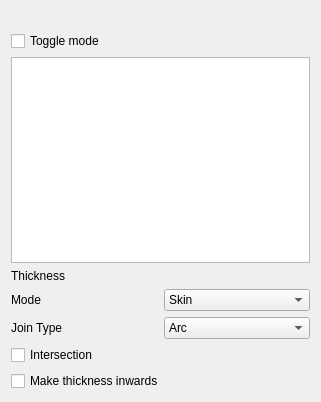
<?xml version="1.0" encoding="UTF-8"?>
<ui version="4.0">
 <class>PartDesignGui::TaskThicknessParameters</class>
 <widget class="QWidget" name="PartDesignGui::TaskThicknessParameters">
  <property name="geometry">
   <rect>
    <x>0</x>
    <y>0</y>
    <width>321</width>
    <height>402</height>
   </rect>
  </property>
  <property name="windowTitle">
   <string>Form</string>
  </property>
  <layout class="QVBoxLayout" name="verticalLayout">
   <item>
    <widget class="QLabel" name="message">
     <property name="text">
      <string/>
     </property>
    </widget>
   </item>
   <item>
    <layout class="QHBoxLayout" name="horizontalLayout">
     <item>
      <widget class="QCheckBox" name="buttonRefAdd">
       <property name="toolTip">
        <string>&lt;html&gt;&lt;head/&gt;&lt;body&gt;&lt;p&gt;In toggle mode, you can select geometry either&lt;/p&gt;&lt;p&gt;in the list below, or in the 3D view to toggle&lt;/p&gt;&lt;p&gt;its state.&lt;/p&gt;&lt;p&gt;&lt;br/&gt;&lt;/p&gt;&lt;p&gt;In normal mode, you can only add new geometry&lt;/p&gt;&lt;p&gt;by selection. Existing geometry references can&lt;/p&gt;&lt;p&gt;be removed using the Delete key.&lt;/p&gt;&lt;/body&gt;&lt;/html&gt;</string>
       </property>
       <property name="text">
        <string>Toggle mode</string>
       </property>
       <property name="checkable">
        <bool>true</bool>
       </property>
      </widget>
     </item>
    </layout>
   </item>
   <item>
    <widget class="QTreeWidget" name="treeWidgetReferences">
     <property name="minimumSize">
      <size>
       <width>0</width>
       <height>150</height>
      </size>
     </property>
     <attribute name="headerVisible">
      <bool>false</bool>
     </attribute>
     <column>
      <property name="text">
       <string notr="true">1</string>
      </property>
     </column>
    </widget>
   </item>
   <item>
    <layout class="QGridLayout" name="gridLayout_2">
     <item row="0" column="0">
      <widget class="QLabel" name="label">
       <property name="text">
        <string>Thickness</string>
       </property>
      </widget>
     </item>
     <item row="0" column="1">
      <widget class="Gui::QuantitySpinBox" name="Value" native="true">
       <property name="keyboardTracking" stdset="0">
        <bool>false</bool>
       </property>
       <property name="unit" stdset="0">
        <string notr="true">mm</string>
       </property>
       <property name="minimum" stdset="0">
        <double>0.000000000000000</double>
       </property>
       <property name="maximum" stdset="0">
        <double>999999999.000000000000000</double>
       </property>
       <property name="singleStep" stdset="0">
        <double>0.100000000000000</double>
       </property>
       <property name="value" stdset="0">
        <double>1.000000000000000</double>
       </property>
      </widget>
     </item>
     <item row="1" column="0">
      <widget class="QLabel" name="label_2">
       <property name="text">
        <string>Mode</string>
       </property>
      </widget>
     </item>
     <item row="2" column="0">
      <widget class="QLabel" name="label_3">
       <property name="text">
        <string>Join Type</string>
       </property>
      </widget>
     </item>
     <item row="1" column="1">
      <widget class="QComboBox" name="modeComboBox">
       <item>
        <property name="text">
         <string>Skin</string>
        </property>
       </item>
       <item>
        <property name="text">
         <string>Pipe</string>
        </property>
       </item>
       <item>
        <property name="text">
         <string>Recto Verso</string>
        </property>
       </item>
      </widget>
     </item>
     <item row="2" column="1">
      <widget class="QComboBox" name="joinComboBox">
       <item>
        <property name="text">
         <string>Arc</string>
        </property>
       </item>
       <item>
        <property name="text">
         <string>Intersection</string>
        </property>
       </item>
      </widget>
     </item>
    </layout>
   </item>
   <item>
    <widget class="QCheckBox" name="checkIntersection">
     <property name="text">
      <string>Intersection</string>
     </property>
    </widget>
   </item>
   <item>
    <widget class="QCheckBox" name="checkReverse">
     <property name="text">
      <string>Make thickness inwards</string>
     </property>
    </widget>
   </item>
  </layout>
 </widget>
 <customwidgets>
  <customwidget>
   <class>Gui::QuantitySpinBox</class>
   <extends>QWidget</extends>
   <header>Gui/QuantitySpinBox.h</header>
  </customwidget>
 </customwidgets>
 <tabstops>
  <tabstop>Value</tabstop>
  <tabstop>modeComboBox</tabstop>
  <tabstop>joinComboBox</tabstop>
  <tabstop>checkIntersection</tabstop>
  <tabstop>checkReverse</tabstop>
  <tabstop>buttonRefAdd</tabstop>
  <tabstop>treeWidgetReferences</tabstop>
 </tabstops>
 <resources/>
 <connections/>
</ui>
